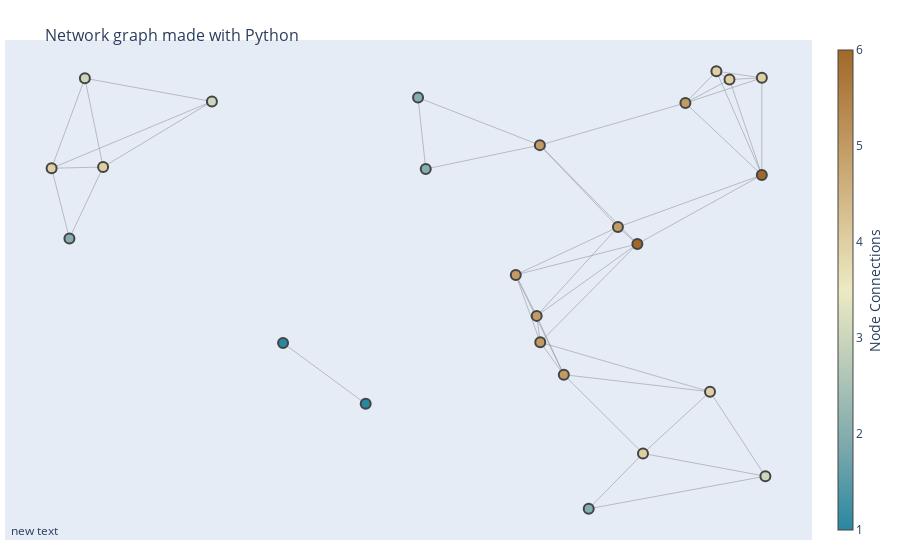

Source (notebook cell):
### Code cell
numnodes = int(input("How many nodes would you like in this graph?: "))
createRandomNodeGraph(numnodes)

### Figure 1 — Plotly figure (JSON) as saved in the notebook; plotly's stock layout.template omitted (floating-point values rounded to 4 significant figures; data arrays with more than 128 entries replaced by an {"elided": "..."} marker saying what was removed)
{"data": [{"hoverinfo": "none", "line": {"color": "#888", "width": 0.5}, "mode": "lines", "type": "scatter", "x": {"elided": "141 float values"}, "y": {"elided": "141 float values"}}, {"hoverinfo": "text", "marker": {"color": [5, 2, 2, 5, 1, 4, 2, 4, 5, 3, 4, 4, 4, 4, 4, 5, 3, 6, 3, 5, 2, 5, 1, 6, 5], "colorbar": {"thickness": 15, "title": {"side": "right", "text": "Node Connections"}, "xanchor": "left"}, "colorscale": [[0, "rgb(161, 105, 40)"], [0.1667, "rgb(189, 146, 90)"], [0.3333, "rgb(214, 189, 141)"], [0.5, "rgb(237, 234, 194)"], [0.6667, "rgb(181, 200, 184)"], [0.8333, "rgb(121, 167, 172)"], [1, "rgb(40, 135, 161)"]], "line": {"width": 2}, "reversescale": true, "showscale": true, "size": 10}, "mode": "markers", "text": ["# of connections: 5", "# of connections: 2", "# of connections: 2", "# of connections: 5", "# of connections: 1", "# of connections: 4", "# of connections: 2", "# of connections: 4", "# of connections: 5", "# of connections: 3", "# of connections: 4", "# of connections: 4", "# of connections: 4", "# of connections: 4", "# of connections: 4", "# of connections: 5", "# of connections: 3", "# of connections: 6", "# of connections: 3", "# of connections: 5", "# of connections: 2", "# of connections: 5", "# of connections: 1", "# of connections: 6", "# of connections: 5"], "type": "scatter", "x": [0.6809, 0.5389, 0.09556, 0.6509, 0.4642, 0.07338, 0.5293, 0.1374, 0.6769, 0.1148, 0.8926, 0.9168, 0.9005, 0.8092, 0.9571, 0.7107, 0.9615, 0.8022, 0.2729, 0.6814, 0.7417, 0.862, 0.3614, 0.957, 0.778], "y": [0.8346, 0.7827, 0.6317, 0.5522, 0.2717, 0.7843, 0.938, 0.7869, 0.4631, 0.9802, 0.2979, 0.9774, 0.9954, 0.1637, 0.981, 0.3351, 0.1142, 0.6196, 0.9296, 0.4056, 0.04336, 0.9263, 0.4041, 0.7696, 0.6563]}], "layout": {"annotations": [{"showarrow": false, "x": 0.005, "xref": "paper", "y": -0.002, "yref": "paper"}], "hovermode": "closest", "margin": {"b": 20, "l": 5, "r": 5, "t": 40}, "showlegend": false, "title": {"font": {"size": 16}, "text": "<br>Network graph made with Python"}, "xaxis": {"showgrid": false, "showticklabels": false, "zeroline": false}, "yaxis": {"showgrid": false, "showticklabels": false, "zeroline": false}}}
